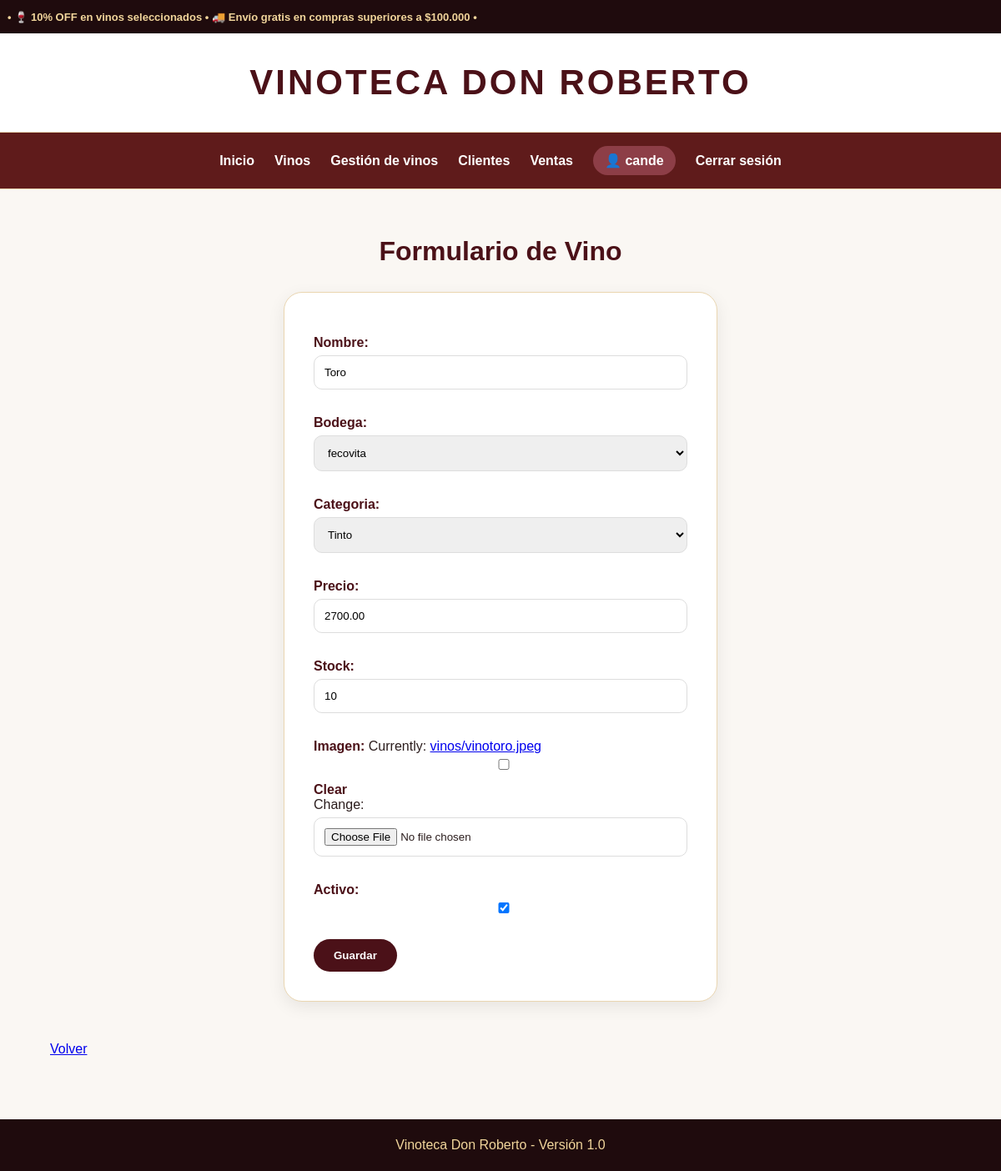
/vinos/editar/2/ (signed in), run on the app's committed database.
### usuarios/models.py (models this page shows)
class Usuario(AbstractUser):
    pass

### gestion/models.py (models this page shows, shortened)
class Vino(models.Model):
    nombre = models.CharField(max_length=100)
    bodega = models.ForeignKey(Bodega, on_delete=models.CASCADE)
    categoria = models.ForeignKey(CategoriaVino, on_delete=models.CASCADE)
    precio = models.DecimalField(max_digits=10, decimal_places=2)
    stock = models.PositiveIntegerField(default=0)
    imagen = models.ImageField(upload_to="vinos/", null=True, blank=True)
    activo = models.BooleanField(default=True)

class Bodega(models.Model):
    nombre = models.CharField(max_length=100)
    provincia = models.CharField(max_length=100)
    def __str__(self):
        return self.nombre

class CategoriaVino(models.Model):
    nombre = models.CharField(max_length=50)
    def __str__(self):
        return self.nombre

### gestion/views.py (the view)
@permission_required("gestion.change_vino", login_url="login", raise_exception=True)
def vino_editar(request, id):
    vino = get_object_or_404(Vino, id=id)
    if request.method == "POST":
        form = VinoForm(request.POST, request.FILES, instance=vino)
        if form.is_valid():
            form.save()
            return redirect("vino_listar")
    else:
        form = VinoForm(instance=vino)
    return render(request, "gestion/vino_form.html", {"form": form})

### gestion/forms.py
class VinoForm(forms.ModelForm):
    class Meta:
        model = Vino
        fields = [
            "nombre",
            "bodega",
            "categoria",
            "precio",
            "stock",
            "imagen",
            "activo",
        ]

### gestion/context_processors.py (called while the page is built)
def datos_sistema(request):
    return {
        "nombre_sistema": "Vinoteca Don Roberto ",
        "version": "1.0",
    }

### templates/gestion/vino_form.html (shortened to what this page needs)
{% extends 'base.html' %}
{% block body %}
<h1>Formulario de Vino</h1>
<form method="post" enctype="multipart/form-data">
    {{ form.as_p }}
    <button type="submit">
        Guardar
    </button>
</form>
<br>
<a href="{% url 'vino_listar' %}">
    Volver
</a>
{% endblock %}

### templates/base.html (shortened to what this page needs)
{% load static %}
<!DOCTYPE html>
<html lang="es">
<head>
    <link rel="stylesheet" href="{% static 'gestion/styles.css' %}">
</head>
<body>
<div class="topbar">
    <div class="topbar-track">
        <span>
            • 🍷 10% OFF en vinos seleccionados • 🚚 Envío gratis en compras superiores a $100.000 •
        </span>
    </div>
</div>
<header class="header">
    <h1>{{ nombre_sistema }}</h1>
</header>
<nav class="navbar">
    <a href="{% url 'home' %}">Inicio</a>
    <a href="{% url 'vinos_disponibles' %}">
        Vinos
    </a>
    {% if user.is_authenticated %}
        {% if perms.gestion.view_vino %}
            <a href="{% url 'vino_listar' %}">
                Gestión de vinos
            </a>
        {% endif %}
        {% if perms.gestion.view_cliente %}
            <a href="{% url 'cliente_listar' %}">
                Clientes
            </a>
        {% endif %}
        {% if perms.gestion.view_venta %}
            <a href="{% url 'venta_listar' %}">
                Ventas
            </a>
        {% endif %}
        <span class="usuario">
            👤 {{ user.username }}
        </span>
        <a href="{% url 'logout' %}">
            Cerrar sesión
        </a>
    {% endif %}
</nav>
<main class="contenedor">
    {% block body %}
    {% endblock %}
</main>
<footer class="footer">
    {{ nombre_sistema }} - Versión {{ version }}
</footer>
</body>
</html>

### gestion/static/gestion/styles.css (style rules this page uses)
* { box-sizing:border-box; }
body { margin:0; font-family: Arial, Helvetica, sans-serif; background:#faf7f3; color:#2b1d1d; }
.topbar { background:#1f0b0d; color:#f1d59b; text-align:center; padding:9px; font-size:13px; }
.header { background:white; text-align:center; padding:35px 20px; border-bottom:1px solid #ead6b1; }
.header h1 { margin:0; color:#4b1118; font-size:42px; letter-spacing:3px; text-transform:uppercase; }
.navbar { background:rgb(95, 27, 27); padding:16px; display:flex; justify-content:center; align-items:center; gap:24px; flex-wrap:wrap; border-bottom:1px solid #ead6b1; position:sticky; top:0; z-index:10; }
.navbar a { color:#ffffff; text-decoration:none; font-weight:bold; }
.usuario { background:#8d3e47; color:white; padding:8px 14px; border-radius:20px; font-weight:bold; }
.contenedor { width:90%; max-width:1180px; margin:auto; padding:35px 0; }
h1, .seccion-titulo { text-align:center; color:#4b1118; }
form { max-width:520px; margin:30px auto; background:white; padding:35px; border-radius:22px; box-shadow:0 6px 20px rgba(0,0,0,.08); border:1px solid #ead6b1; }
form label { font-weight:bold; color:#4b1118; }
form input, form select { width:100%; padding:12px; border-radius:10px; border:1px solid #ddd; margin-top:6px; margin-bottom:15px; }
button { background:#4b1118; color:white; border:none; padding:12px 24px; border-radius:25px; font-weight:bold; }
.footer { background:#1f0b0d; color:#f1d59b; text-align:center; padding:22px; margin-top:40px; }
.topbar { background:#1f0b0d; color:#f1d59b; overflow:hidden; height:40px; display:flex; align-items:center; }
.topbar-track { display:flex; width:max-content; animation: scrollPromo 8s linear infinite; }
.topbar-track span { white-space:nowrap; padding-right:80px; font-weight:bold; }

### data on the page
Usuario: username "cande"
Vino: nombre "Toro", bodega "fecovita", categoria "Tinto", precio "2700.00", stock "10", activo "☑"

### other printed values
{{ nombre_sistema }} "VINOTECA DON ROBERTO"
{{ nombre_sistema }} "Vinoteca Don Roberto"
{{ version }} "1.0"
